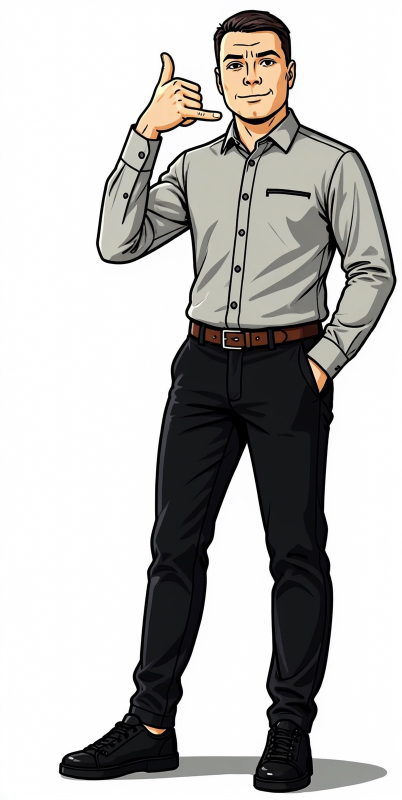
#> input picture assets/author-fullbody-call-me.jpg, 804 x 1600 px (shown at 1/2 size)
$ python build-call-gesture.py
#> lines starting #> are read from the running program, lines starting #| are printed output that depends on the picture
#!/usr/bin/env python3
"""Build a true call-me animation while keeping the face and body pixel-still.

Only the telephone-gesture hand is rotated; no full-body fades and no external
image services are needed. Input: author's sharp original-style repository JPG.
"""
from __future__ import annotations

import math
from pathlib import Path
from PIL import Image, ImageDraw, ImageFilter, ImageChops

ROOT = Path(__file__).resolve().parents[1]
SOURCE = ROOT / "assets/author-fullbody-call-me.jpg"
WEBP = ROOT / "assets/author-call-me.gif.webp"
GIF = ROOT / "assets/author-call-me.gif"

# Polygon around the raised hand in the 804x1600 sharp source. The face, shirt,
# forearm, legs, and shoes are not part of this mask and cannot flicker.
HAND_REF = [
    (277, 275), (269, 261), (275, 243), (286, 224), (297, 204),
    (311, 180), (321, 155), (320, 111), (323, 105), (330, 105),
    (338, 114), (345, 133), (346, 158), (355, 157), (371, 159),
    (384, 163), (400, 172), (403, 185), (398, 197), (405, 213),
    (433, 216), (443, 219), (446, 225), (445, 236), (433, 241),
    (415, 242), (396, 237), (375, 233), (355, 243),
    (335, 255), (315, 269), (294, 284), (286, 284),
]
PIVOT_REF = (291, 280)
# A small wrist twist and a pause: keeps the recognizable phone sign at all times.
ANGLES = (0, 0, 1, 2, 4, 6, 8, 10, 9, 7, 5, 3, 1, 0, 0,
          -1, -2, -3, -4, -3, -2, -1, 0, 0, 0, 0, 0, 0)


def generate() -> tuple[int, int, int]:
    if not SOURCE.is_file():
        raise SystemExit("Missing original character image: " + str(SOURCE))
    with Image.open(SOURCE) as f:
#> f is the input picture: PIL image 804x1600 RGB; mean R, G, B 189.9, 188.6, 186.7
        original = f.convert("RGB")
    sw, sh = original.size
#> sw = 804; sh = 1600
    if sw < 400 or sh < 800 or abs(sw / sh - 804 / 1600) > 0.12:
        raise SystemExit(f"Unexpected character image dimensions: {sw}x{sh}")

    # Keep GIF bandwidth modest while retaining sharp original art on the site.
    w = 500
    h = round(sh * (w / sw))
#> h = 995
    original = original.resize((w, h), Image.Resampling.LANCZOS)
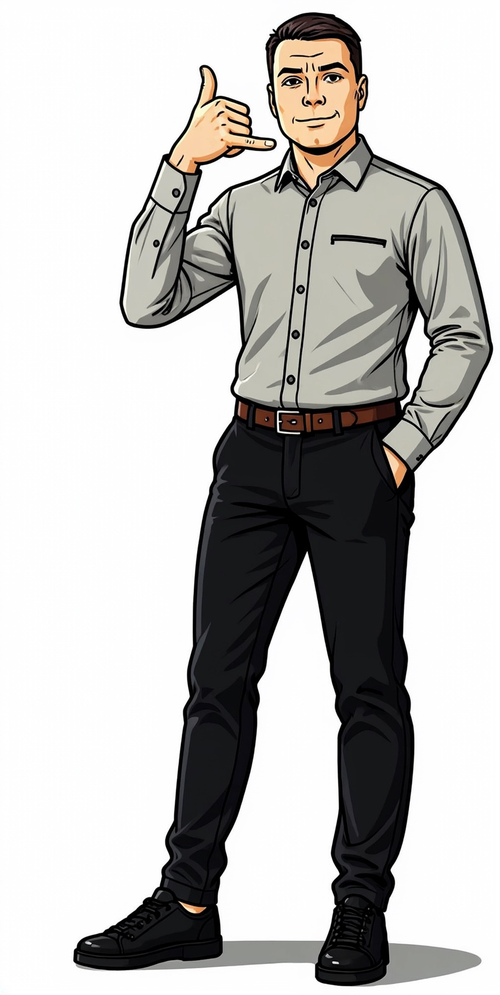
#> original: PIL image 500x995 RGB; mean R, G, B 190, 188.7, 186.8
    sx, sy = w / 804, h / 1600
#> sx = 0.622; sy = 0.622
    mask = Image.new("L", (w, h), 0)
#> mask: PIL image 500x995 L; every value is 0
    draw = ImageDraw.Draw(mask)
    draw.polygon([(round(x*sx), round(y*sy)) for x, y in HAND_REF], fill=255)
    mask = mask.filter(ImageFilter.GaussianBlur(radius=0.75))
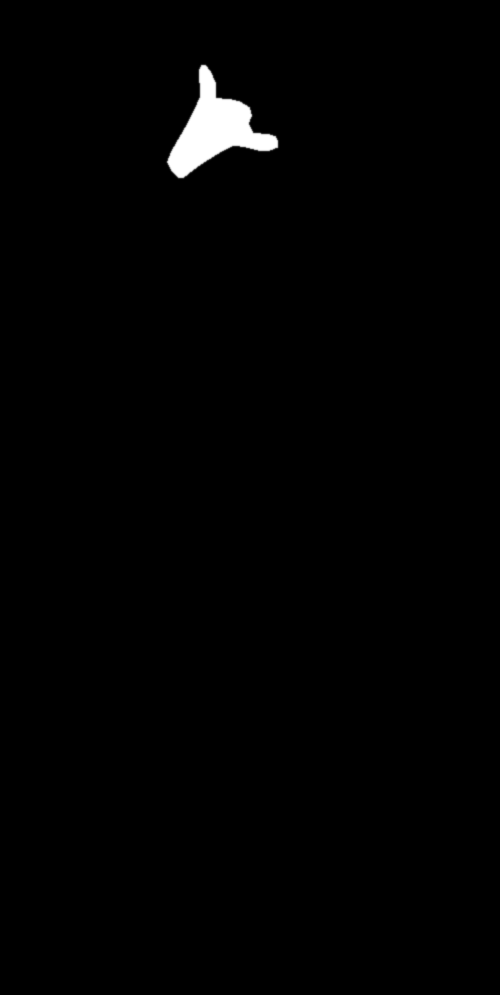
#> mask: PIL image 500x995 L; min 0, max 255, mean 2.5

    # Source hand is backed by clean white: remove ONLY that hand from the
    # stationary frame before rendering the moving hand overlay.
    fixed = original.copy()
    fixed.paste(Image.new("RGB", (w,h),"white"), (0, 0), mask)
    cutout = original.convert("RGBA")
    cutout.putalpha(mask)
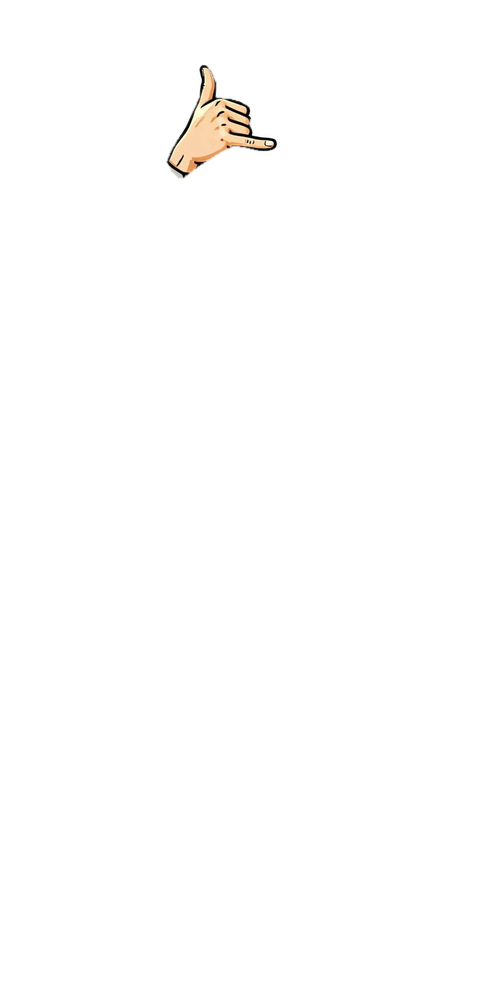
#> cutout: PIL image 500x995 RGBA; mean R, G, B, A 190, 188.7, 186.8, 2.5; transparent parts drawn white
    pivot = (round(PIVOT_REF[0] * sx), round(PIVOT_REF[1] * sy))
#> pivot = (181, 174)

    frames = []
    for a in ANGLES:
        composed = fixed.convert("RGBA")
        composed.alpha_composite(
            cutout.rotate(-a, Image.Resampling.BICUBIC, center=pivot, expand=False)
        )
        frames.append(composed.convert("RGB"))
#> after the loop, frames = 28 items

    # The torso and entire lower half MUST be identical in every frame.
    control = frames[0].crop((0, round(h*0.35), w, h))
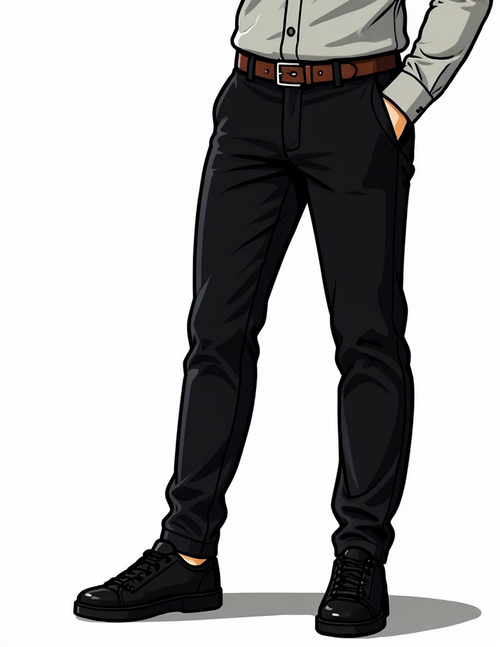
#> control: PIL image 500x647 RGB; mean R, G, B 178.7, 178.5, 178.6
    for index, frame in enumerate(frames[1:], start=1):
        delta = ImageChops.difference(
            control, frame.crop((0, round(h*0.35), w, h))
        )
        if delta.getbbox():
            raise SystemExit(f"Body moved at animation frame {index}")
#> this loop made 27 passes

    # One fixed palette avoids color flashing throughout the animation.
    pal = frames[0].quantize(colors=192, method=Image.Quantize.MEDIANCUT,
                             dither=Image.Dither.NONE)
    indexed = [f.quantize(palette=pal, dither=Image.Dither.NONE)
               for f in frames]
#> indexed = 28 items
    indexed[0].save(
        GIF, save_all=True, append_images=indexed[1:], loop=0,
        duration=90, optimize=True, disposal=2
    )
    # Lossless animated WebP is essential: lossy delta-frame compression makes
    # the otherwise stationary torso appear to shimmer between frames.
    frames[0].save(
        WEBP, save_all=True, append_images=frames[1:], loop=0,
        duration=90, lossless=True, quality=90, method=6
    )

    for path in (GIF, WEBP):
        with Image.open(path) as f:
            if getattr(f, "n_frames", 1) < 20 or f.size != (w,h):
                raise SystemExit(f"Animation validation failed: {path}")
    if max(ImageChops.difference(frames[0],f).getbbox() is not None
           for f in frames[1:]) == 0:
        raise SystemExit("Gesture did not move")
    print(f"Animation built: {w}x{h}, {len(frames)} frames; GIF={GIF.stat().st_size:,} B / WebP={WEBP.stat().st_size:,} B")
#| Animation built: 500x995, 28 frames; GIF=2,163,111 B / WebP=645,264 B
    return w, h, len(frames)


if __name__ == "__main__":
    generate()
